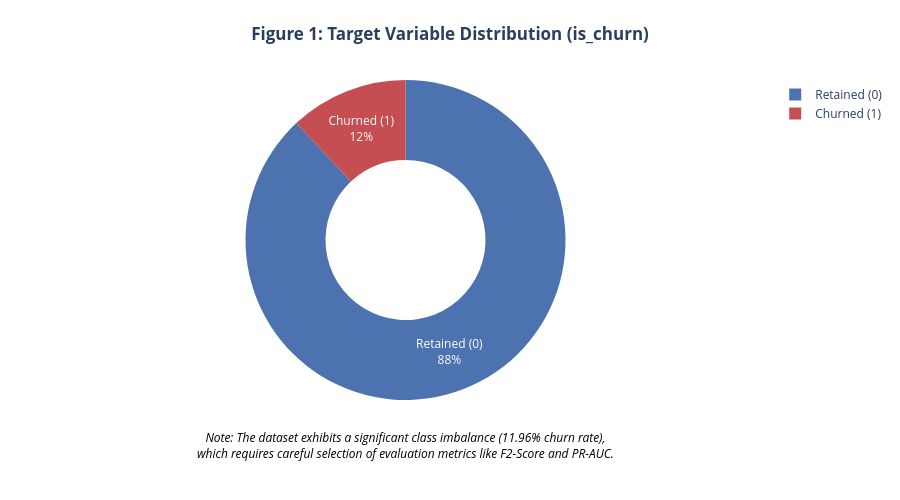

The code cell stored with this chart in its notebook:
### Code cell
import plotly.graph_objects as go
from plotly.subplots import make_subplots

# 1. Prepare data
counts = customer_churn['is_churn'].value_counts().sort_index()
labels = ['Retained (0)', 'Churned (1)']
values = counts.values
percentages = (values / values.sum() * 100).round(2)

# 2. Khởi tạo đối tượng Figure
fig = make_subplots(rows=1, cols=1, specs=[[{'type': 'domain'}]])

# 3. Pie chart (Left)
fig.add_trace(
    go.Pie(
        labels=labels, 
        values=values, 
        hole=.5,
        marker=dict(colors=['#4C72B0', '#C44E52']), # Blue cho Retained, Red cho Churn
        textinfo='label+percent',
        hoverinfo='label+value+percent'
    ),
    row=1, col=1
)

# 5. Layout and annotations
fig.update_layout(
    title_text="<b>Figure 1: Target Variable Distribution (is_churn)</b>",
    title_x=0.5,
    template="plotly_white",
    height=500,
    margin=dict(t=80, b=100, l=50, r=50),
    annotations=[
        dict(
            text="<i>Note: The dataset exhibits a significant class imbalance (11.96% churn rate),<br>which requires careful selection of evaluation metrics like F2-Score and PR-AUC.</i>",
            xref="paper", yref="paper",
            x=0.5, y=-0.2,
            showarrow=False,
            font=dict(size=12, color="black")
        )
    ]
)

fig.show()

### Figure 1 — Plotly figure (JSON) as saved in the notebook; plotly's stock layout.template omitted (floating-point values rounded to 4 significant figures)
{"data": [{"domain": {"x": [0, 1], "y": [0, 1]}, "hole": 0.5, "hoverinfo": "label+value+percent", "labels": ["Retained (0)", "Churned (1)"], "marker": {"colors": ["#4C72B0", "#C44E52"]}, "textinfo": "label+percent", "type": "pie", "values": [2201, 299]}], "layout": {"annotations": [{"font": {"color": "black", "size": 12}, "showarrow": false, "text": "<i>Note: The dataset exhibits a significant class imbalance (11.96% churn rate),<br>which requires careful selection of evaluation metrics like F2-Score and PR-AUC.</i>", "x": 0.5, "xref": "paper", "y": -0.2, "yref": "paper"}], "height": 500, "margin": {"b": 100, "l": 50, "r": 50, "t": 80}, "title": {"text": "<b>Figure 1: Target Variable Distribution (is_churn)</b>", "x": 0.5}}}
